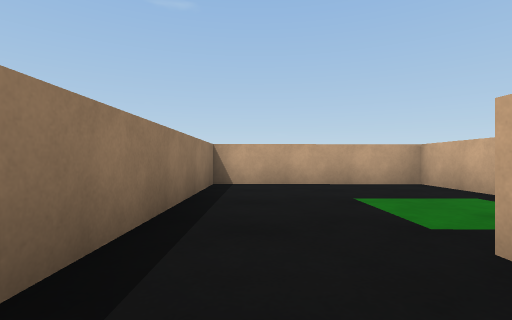
View 1 (above)

14 first-person views from a walk through a Gazebo world. The camera is 0.52 m above the floor, looks level and sees 85° across. The floor is counted in squares, 1 m on a side. Each view is taken from the middle of a square. On the plan, view 1 faces up. The plan holds only what a view shows up to about 9 squares ahead; the rest is blank.

View 2
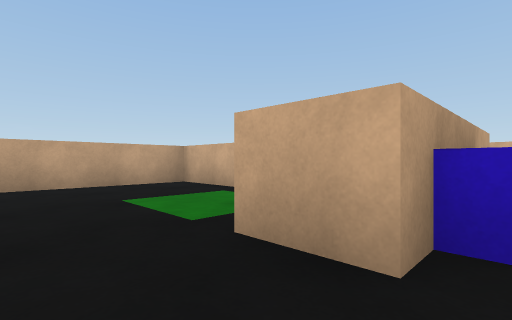

View 3
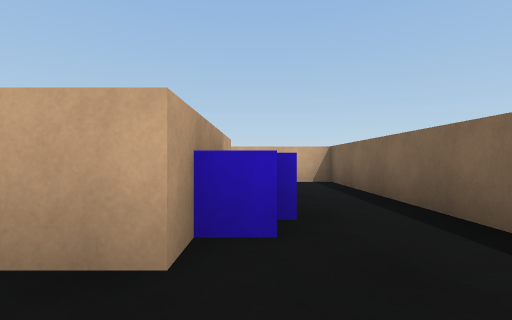

View 4
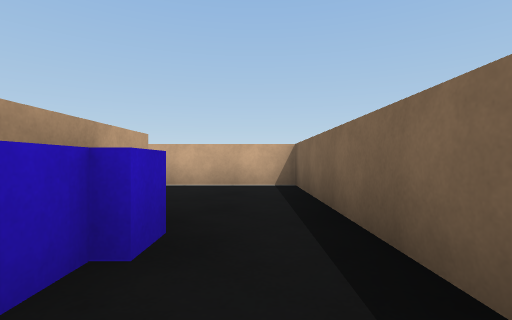

View 5
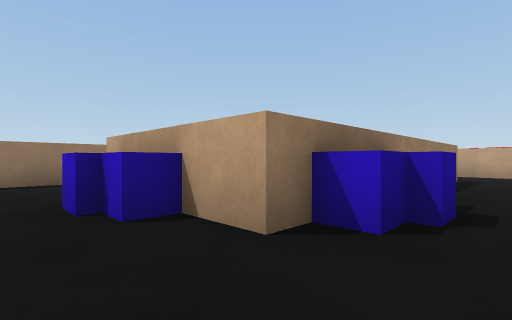

View 6
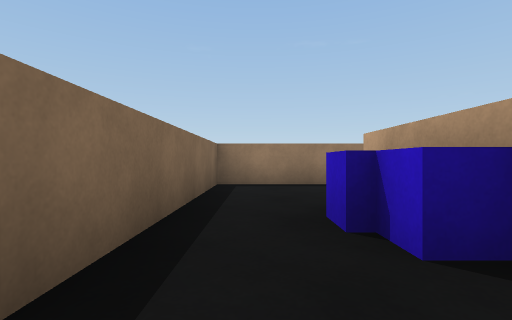

View 7
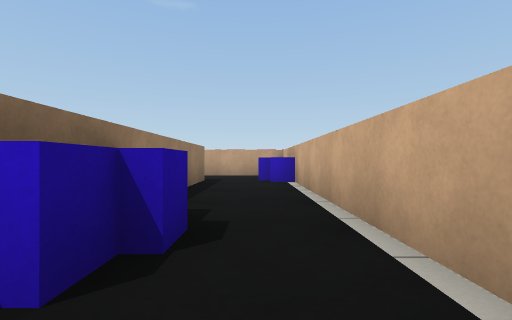

View 8
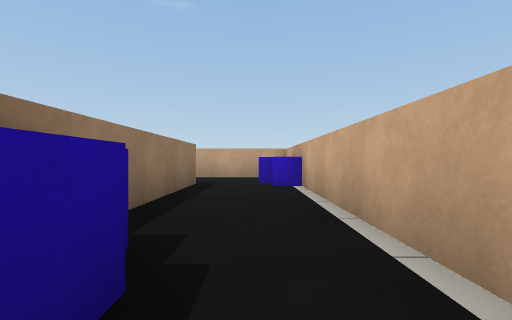

View 9
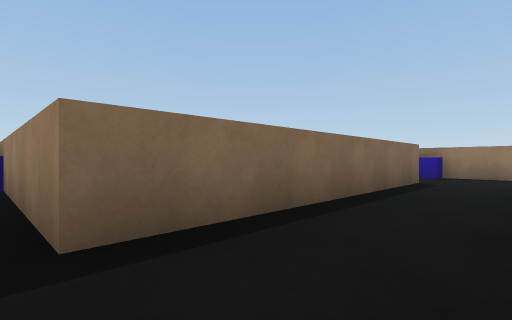

View 10
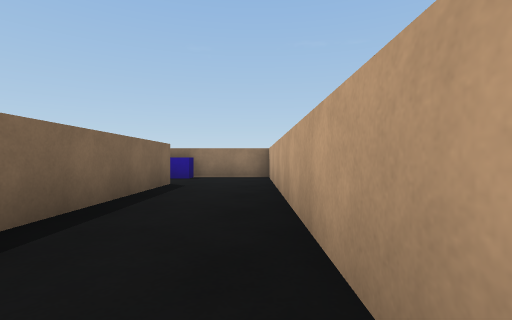

View 11
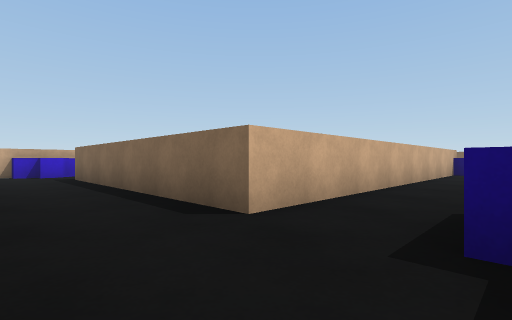

View 12
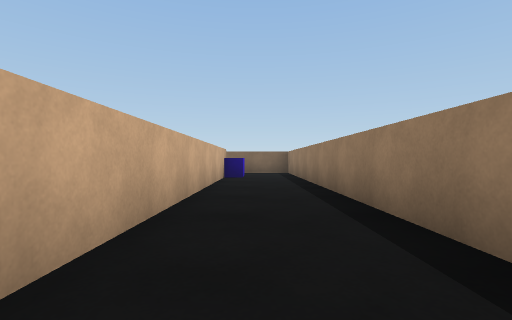

View 13
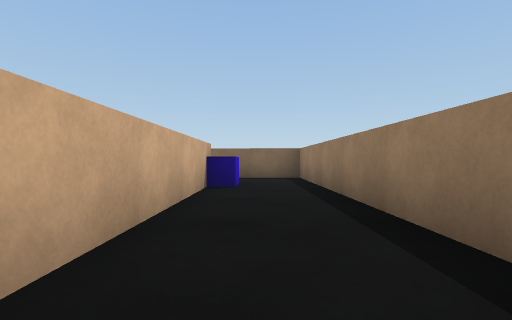

View 14
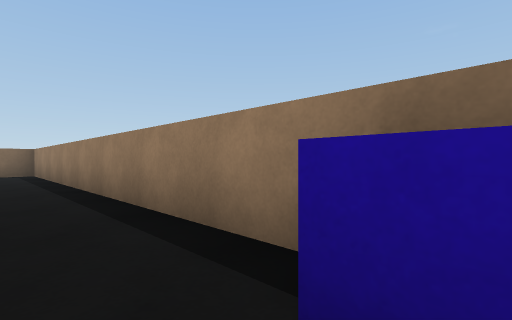

### Floor plan
Points are (right, up) in squares from view 1. A wall is a line through its corners. A room is listed if a view was taken in it or the views show most of it. See-through windows are left out.
Room 1 (views 1, 2, 3, 4, 5, 6, 7)
walls: (3, -0.4) (2.4, -0.4); (2.5, -0.1) (1.9, -0.1) (1.9, 0.5); (3.6, 0.5) (3.6, -0.1) (3, -0.1); (4.7, 0.4) (1.3, 0.4) (1.3, 1.6); (5.2, 1) (4.6, 1); (-0.9, 1.6) (-0.9, -1.8) (6.9, -1.8) (6.9, 0.4)
ways out: opening at (6, 0) to room 2; opening at (0.5, 0.5) to room 4
Room 2 (views 8, 9, 10, 11, 12, 14)
walls: (6.1, 7.1) (6.1, 7.8); (6.4, 7.6) (6.4, 8.3); (-2, 5.6) (-2, 7.1) (4.7, 7.1) (4.7, 0.4); (7, 6.6) (6.4, 6.6) (6.4, 7.2); (7, 9.4) (-4.3, 9.4) (-4.3, 6.4); (-4.4, 7.1) (-3.7, 7.1) (-3.7, 5.4); (5.5, 2.1) (5.5, 1.5); (5.2, 1.6) (5.2, 1); (6.9, 0.4) (6.9, 8.6)
ways out: opening at (6, 0) to room 1; opening at (-3, 6) to room 3
Room 3 (view 13)
walls: (-2.6, -3.2) (-2.6, -2.4); (-2, -3) (-2, 5.6); (-4.3, 6) (-4.3, -5.2) (-2.6, -5.2)
ways out: opening at (-3, 6) to room 2
Room 4 (no view inside)
walls: (3.6, 4.1) (3.6, 6) (-0.9, 6) (-0.9, 1.6)
ways out: opening at (0.5, 0.5) to room 1

Positions as (right, up) in squares from view 1, and headings:
1: (0, 0), facing up
2: (0, 0), facing up-right
3: (0, 0), facing right
4: (1, -1), facing right
5: (6, -1), facing up-left
6: (5, -1), facing left
7: (6, 0), facing up
8: (6, 1), facing up
9: (5, 9), facing down-left
10: (4, 9), facing left
11: (-4, 9), facing down-right
12: (-3, 6), facing down
13: (-3, 3), facing down
14: (-3, 6), facing down-left
